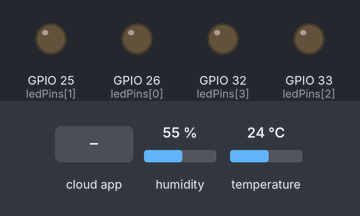
A sketch run on a simulated ESP32. Parts: output pins drawn as LEDs (lit = HIGH). Inputs (shaded band) come from the test bench; at power-on: humidity 55 %, temperature 24 °C. WiFi joins after 1.5 s; servers stay silent unless stated; the Firebase database answers and starts empty; what the sketch prints to the serial monitor is not drawn.

Above: at 2.7 s.
2.8 s: the phone or cloud app sets led1 to 1
At 5.2 s:
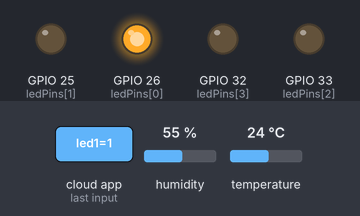
6.2 s: the phone or cloud app sets led4 to 1
At 9.4 s:
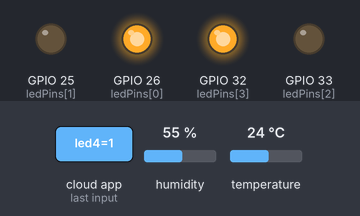
9.7 s: the phone or cloud app sets led1 to 0
At 11.5 s:
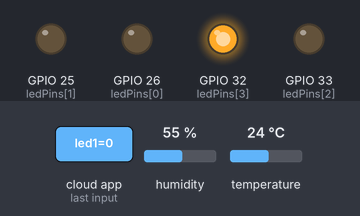
12.3 s: the phone or cloud app sets led4 to 0
At 14.6 s:
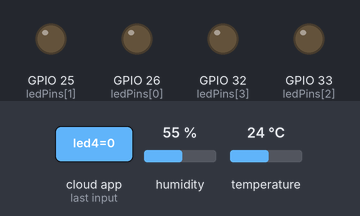
Timing chart, 0 to 16.1 s (numbered marks = the images above; inputs shaded):
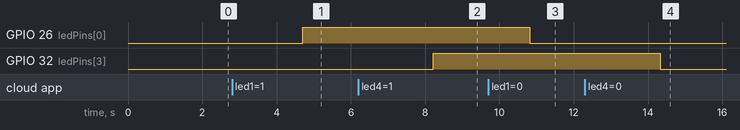

Measured:
- after the input at 2.8 s, GPIO 26 (ledPins[0]): LOW → HIGH after 1.9 s
- after the input at 6.2 s, GPIO 32 (ledPins[3]): LOW → HIGH after 2.0 s
- after the input at 9.7 s, GPIO 26 (ledPins[0]): HIGH → LOW after 1.1 s
- after the input at 12.3 s, GPIO 32 (ledPins[3]): HIGH → LOW after 2.0 s

The sketch:

IOT_ESP32.ino
```cpp
#include <WiFi.h>
#include <Firebase_ESP_Client.h>
#include <DHT.h>

// ==== THÔNG TIN WIFI VÀ FIREBASE ====
const char* ssid = "Redmi Note 12S";
const char* password = "88888888";

#define FIREBASE_HOST "https://esp32-demo-97f70-default-rtdb.firebaseio.com/"
#define FIREBASE_AUTH "280w2Uzvt09er4ZSL4oYKM9hWReKw5rA5roMH591"
#define API_KEY ""  // Nếu chỉ dùng RTDB thì có thể để trống

// ==== CẤU HÌNH CẢM BIẾN DHT22 ====
#define DHTPIN 4
#define DHTTYPE DHT22
DHT dht(DHTPIN, DHTTYPE);

// ==== CẤU HÌNH LED ====
int ledPins[4] = {26, 25, 33, 32}; // led1 -> led4

// ==== CẤU HÌNH FIREBASE ====
FirebaseData fbdo;
FirebaseAuth auth;
FirebaseConfig config;

void setup() {
  Serial.begin(115200);
  dht.begin();

  // Kết nối WiFi
  WiFi.begin(ssid, password);
  Serial.print("Đang kết nối WiFi");
  while (WiFi.status() != WL_CONNECTED) {
    delay(500);
    Serial.print(".");
  }
  Serial.println("\n✅ Đã kết nối WiFi");

  // Cấu hình Firebase
  config.host = FIREBASE_HOST;
  config.signer.tokens.legacy_token = FIREBASE_AUTH;

  Firebase.begin(&config, &auth);
  Firebase.reconnectWiFi(true);

  // Cấu hình các chân LED
  for (int i = 0; i < 4; i++) {
    pinMode(ledPins[i], OUTPUT);
    digitalWrite(ledPins[i], LOW);
  }
}

void loop() {
  // ==== Đọc trạng thái LED từ Firebase và bật/tắt ====
  for (int i = 0; i < 4; i++) {
    String path = "/devices/esp32_1/leds/led" + String(i + 1);
    if (Firebase.RTDB.getBool(&fbdo, path.c_str())) {
      bool ledState = fbdo.boolData();
      digitalWrite(ledPins[i], ledState ? HIGH : LOW);
      Serial.printf("LED %d = %d\n", i + 1, ledState);
    } else {
      Serial.printf("❌ Không đọc được %s: %s\n", path.c_str(), fbdo.errorReason().c_str());
    }
  }

  // ==== Đọc nhiệt độ và độ ẩm từ DHT22 ====
  float temperature = dht.readTemperature();
  float humidity = dht.readHumidity();

  if (!isnan(temperature) && !isnan(humidity)) {
    Serial.printf("🌡️ Temp: %.2f°C | 💧 Humidity: %.2f%%\n", temperature, humidity);

    // Gửi dữ liệu lên Firebase
    Firebase.RTDB.setFloat(&fbdo, "/devices/esp32_1/sensors/temperature", temperature);
    Firebase.RTDB.setFloat(&fbdo, "/devices/esp32_1/sensors/humidity", humidity);

    // Gửi cảnh báo nếu nhiệt độ cao
    if (temperature > 35) {
      Firebase.RTDB.setString(&fbdo, "/devices/esp32_1/alert", "Cảnh báo! Nhiệt độ cao");
    } else {
      Firebase.RTDB.setString(&fbdo, "/devices/esp32_1/alert", "");
    }
  } else {
    Serial.println("❌ Lỗi đọc DHT22");
  }

  delay(2000);
}
```
